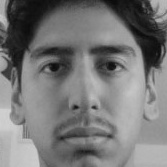
#> input picture images/Users-0-1.jpg, 167 x 167 px, given in place of the camera
$ python face_taker.py images/Users-0-1.jpg
#> lines starting #> are read from the running program, lines starting #| are printed output that depends on the picture
import numpy as np
import json
import cv2
import os
import sys

def create_directory(directory: str) -> None:
    """
    Create a directory if it doesn't exist.

    Parameters:
        directory (str): The path of the directory to be created.
    """
    if not os.path.exists(directory):
        os.makedirs(directory)

def get_face_id(directory: str) -> int:
    """
    Get the first available identifier, starting from 1.

    Parameters:
        directory (str): The path of the directory of images.
    """
    user_ids = []
    for filename in os.listdir(directory):
        if filename.endswith(".jpg"):  # Only consider .jpg images
            number = int(os.path.split(filename)[-1].split("-")[1])
            user_ids.append(number)

    if not user_ids:
        return 1  # Start with ID 1 if no images exist
    else:
        return max(user_ids) + 1

def save_name(face_id: int, face_name: str, filename: str) -> None:
    """
    Save name on JSON of names

    Parameters:
        face_id (int): The identifier of user.
        face_name (str): The user name.
        filename (str): The file name where to save the pair identifier - name.
    """
#> called with face_id = 1, face_name = 'images/Users-0-1.jpg', filename = 'names.json'
    names_json = None
    if os.path.exists(filename):
        with open(filename, 'r') as fs:
#> (reads names.json from the repository)
            names_json = json.load(fs)
    if names_json is None:
        names_json = {}
    names_json[face_id] = face_name
    with open(filename, 'w') as fs:
        json_dump = json.dumps(names_json, ensure_ascii=False, indent=4)
        fs.write(json_dump)

if __name__ == '__main__':
    directory = 'images'
    cascade_classifier_filename = 'haarcascade_frontalface_default.xml'
    names_json_filename = 'names.json'

    # Create 'images' directory if it doesn't exist
    create_directory(directory)

    # Load the pre-trained face cascade classifier
    faceCascade = cv2.CascadeClassifier(cascade_classifier_filename)

    # Open a connection to the default camera (camera index 0)
    cam = cv2.VideoCapture(0)

    # Set camera dimensions
    cam.set(3, 640)
    cam.set(4, 480)

    # Initialize face capture variables
    count = 0
    face_name = sys.argv[1]
    face_id = get_face_id(directory)
    save_name(face_id, face_name, names_json_filename)
    print('\n[INFO] Initializing face capture. Look at the camera and wait...')

    while True:
        # Read a frame from the camera
        ret, img = cam.read()
#> img is the input picture: shape (167, 167, 3); min 9, max 209, mean 119.5

        # Convert the frame to grayscale
        gray = cv2.cvtColor(img, cv2.COLOR_BGR2GRAY)

        # Detect faces in the frame
        faces = faceCascade.detectMultiScale(gray, scaleFactor=1.3, minNeighbors=5)
#> faces = [[11, 9, 149, 149]]

        # Process each detected face
        for (x, y, w, h) in faces:
            # Draw a rectangle around the detected face
            cv2.rectangle(img, (x, y), (x+w, y+h), (255, 0, 0), 2)

            # Increment the count for naming the saved images
            count += 1

            # Save the captured image into the 'images' directory
            cv2.imwrite(f'./images/Users-{face_id}-{count}.jpg', gray[y:y+h, x:x+w])

            # Display the image with rectangles around faces
            cv2.imshow('image', img)
#> this loop made 1 pass
#> (x, y, w, h, count) on pass 1: (11, 9, 149, 149, 1)
#> pass 1, `cv2.imwrite(f'./images/Users-{face_id}-{count}.jpg', gray[y:y+h, x:x+w])`:
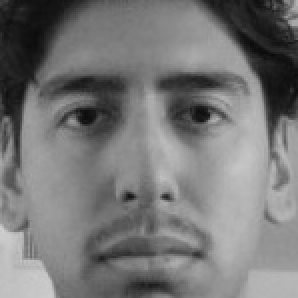
#> saved as Users-1-1.jpg: shape (149, 149) (shown 2 times larger); min 10, max 208, mean 118.9
#> pass 1, `cv2.imshow('image', img)`:
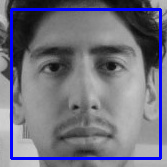
#> window 'image': shape (167, 167, 3); mean B, G, R 128.7, 112.4, 112.4
#> after the loop, count = 1

        # Press Escape to end the program
        k = cv2.waitKey(100) & 0xff
#> (key Esc is pressed here)
        if k < 30:
            break

        # Take 30 face samples and stop video. You may increase or decrease the number of
        # images. The more, the better while training the model.
        elif count >= 30:
            break

    print('\n[INFO] Success! Exiting Program.')

    # Release the camera
    cam.release()

    # Close all OpenCV windows
    cv2.destroyAllWindows()
